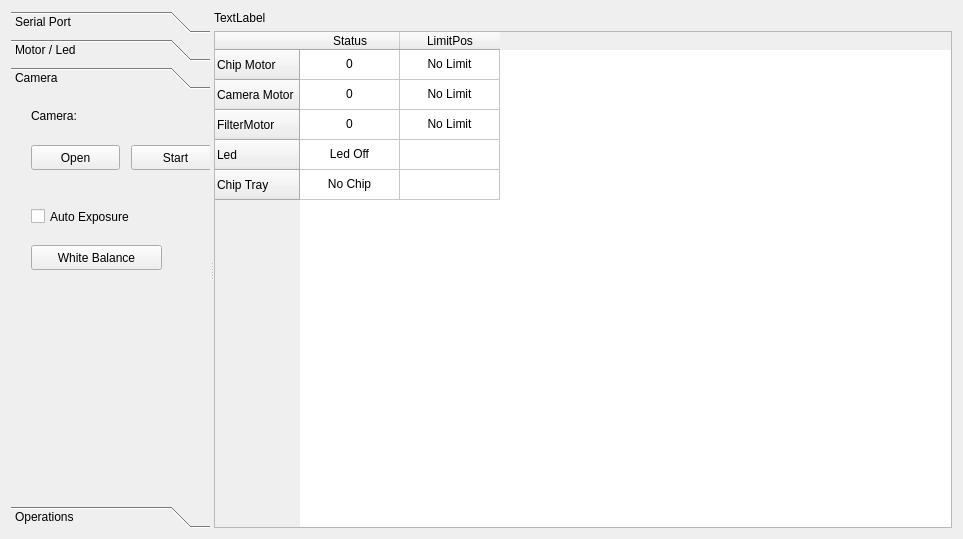
<?xml version="1.0" encoding="UTF-8"?>
<ui version="4.0">
 <class>QWdgtDebug</class>
 <widget class="QWidget" name="QWdgtDebug">
  <property name="geometry">
   <rect>
    <x>0</x>
    <y>0</y>
    <width>963</width>
    <height>539</height>
   </rect>
  </property>
  <property name="windowTitle">
   <string>Form</string>
  </property>
  <layout class="QGridLayout" name="gridLayout">
   <item row="0" column="0">
    <widget class="QSplitter" name="splitter">
     <property name="orientation">
      <enum>Qt::Horizontal</enum>
     </property>
     <widget class="QToolBox" name="toolBox">
      <property name="currentIndex">
       <number>2</number>
      </property>
      <widget class="QWidget" name="page_3">
       <property name="geometry">
        <rect>
         <x>0</x>
         <y>0</y>
         <width>409</width>
         <height>397</height>
        </rect>
       </property>
       <attribute name="label">
        <string>Serial Port</string>
       </attribute>
       <layout class="QGridLayout" name="gridLayout_2">
        <item row="0" column="0">
         <widget class="QLabel" name="label">
          <property name="text">
           <string>Port:</string>
          </property>
         </widget>
        </item>
        <item row="0" column="1">
         <widget class="QComboBox" name="comboPortName"/>
        </item>
        <item row="1" column="0">
         <widget class="QLabel" name="label_2">
          <property name="text">
           <string>Baudrate:</string>
          </property>
         </widget>
        </item>
        <item row="1" column="1">
         <widget class="QComboBox" name="comboBaudrate"/>
        </item>
        <item row="2" column="0">
         <widget class="QPushButton" name="btnRefreshPortInfo">
          <property name="text">
           <string>refresh</string>
          </property>
          <property name="checkable">
           <bool>false</bool>
          </property>
         </widget>
        </item>
        <item row="2" column="1">
         <widget class="QPushButton" name="btnSerialConnect">
          <property name="text">
           <string>connect</string>
          </property>
          <property name="checkable">
           <bool>true</bool>
          </property>
         </widget>
        </item>
       </layout>
      </widget>
      <widget class="QWidget" name="page">
       <property name="geometry">
        <rect>
         <x>0</x>
         <y>0</y>
         <width>409</width>
         <height>397</height>
        </rect>
       </property>
       <attribute name="label">
        <string>Motor / Led</string>
       </attribute>
       <layout class="QVBoxLayout" name="verticalLayout_2">
        <item>
         <widget class="QComboBox" name="comboMotoType">
          <item>
           <property name="text">
            <string>Chip Motor</string>
           </property>
          </item>
          <item>
           <property name="text">
            <string>Camera Motor</string>
           </property>
          </item>
          <item>
           <property name="text">
            <string>Filter Motor</string>
           </property>
          </item>
         </widget>
        </item>
        <item>
         <widget class="QPushButton" name="btnMotoRunForward">
          <property name="text">
           <string>moto run forward</string>
          </property>
         </widget>
        </item>
        <item>
         <widget class="QPushButton" name="btnMotoRunBackward">
          <property name="text">
           <string>moto run backward</string>
          </property>
         </widget>
        </item>
        <item>
         <widget class="QPushButton" name="btnMotoStop">
          <property name="text">
           <string>moto stop</string>
          </property>
         </widget>
        </item>
        <item>
         <widget class="QPushButton" name="btnMotoReset">
          <property name="text">
           <string>moto reset</string>
          </property>
         </widget>
        </item>
        <item>
         <layout class="QHBoxLayout" name="horizontalLayout">
          <item>
           <widget class="QPushButton" name="btnMotoSteps">
            <property name="text">
             <string>moto run steps</string>
            </property>
           </widget>
          </item>
          <item>
           <widget class="QSpinBox" name="editMotoRunSteps">
            <property name="minimum">
             <number>-100</number>
            </property>
            <property name="maximum">
             <number>2000</number>
            </property>
           </widget>
          </item>
         </layout>
        </item>
        <item>
         <layout class="QHBoxLayout" name="horizontalLayout_2">
          <item>
           <widget class="QPushButton" name="btnSetMotoSpeed">
            <property name="text">
             <string>set Speed</string>
            </property>
           </widget>
          </item>
          <item>
           <widget class="QSpinBox" name="editMotoSpeed">
            <property name="minimum">
             <number>0</number>
            </property>
            <property name="maximum">
             <number>100</number>
            </property>
           </widget>
          </item>
         </layout>
        </item>
        <item>
         <layout class="QGridLayout" name="gridLayout_3">
          <item row="0" column="0">
           <widget class="QRadioButton" name="radioLedRed">
            <property name="text">
             <string>Red</string>
            </property>
           </widget>
          </item>
          <item row="0" column="1">
           <widget class="QRadioButton" name="radioLedBlue">
            <property name="text">
             <string>Blue</string>
            </property>
           </widget>
          </item>
          <item row="1" column="0">
           <widget class="QRadioButton" name="radioLedWhite">
            <property name="text">
             <string>White</string>
            </property>
           </widget>
          </item>
          <item row="1" column="1">
           <widget class="QRadioButton" name="radioLedOff">
            <property name="text">
             <string>Off</string>
            </property>
           </widget>
          </item>
         </layout>
        </item>
       </layout>
      </widget>
      <widget class="QWidget" name="page_2">
       <property name="geometry">
        <rect>
         <x>0</x>
         <y>0</y>
         <width>409</width>
         <height>397</height>
        </rect>
       </property>
       <attribute name="label">
        <string>Camera</string>
       </attribute>
       <widget class="QPushButton" name="btnOpenCam">
        <property name="geometry">
         <rect>
          <x>20</x>
          <y>50</y>
          <width>89</width>
          <height>25</height>
         </rect>
        </property>
        <property name="text">
         <string>Open</string>
        </property>
        <property name="checkable">
         <bool>true</bool>
        </property>
       </widget>
       <widget class="QPushButton" name="btnStartCam">
        <property name="geometry">
         <rect>
          <x>120</x>
          <y>50</y>
          <width>89</width>
          <height>25</height>
         </rect>
        </property>
        <property name="text">
         <string>Start</string>
        </property>
        <property name="checkable">
         <bool>true</bool>
        </property>
       </widget>
       <widget class="QLabel" name="lblCamName">
        <property name="geometry">
         <rect>
          <x>20</x>
          <y>10</y>
          <width>191</width>
          <height>21</height>
         </rect>
        </property>
        <property name="text">
         <string>Camera:</string>
        </property>
       </widget>
       <widget class="QCheckBox" name="cBoxAutoExposure">
        <property name="geometry">
         <rect>
          <x>20</x>
          <y>110</y>
          <width>131</width>
          <height>23</height>
         </rect>
        </property>
        <property name="text">
         <string>Auto Exposure</string>
        </property>
       </widget>
       <widget class="QPushButton" name="btnWbOnce">
        <property name="geometry">
         <rect>
          <x>20</x>
          <y>150</y>
          <width>131</width>
          <height>25</height>
         </rect>
        </property>
        <property name="text">
         <string>White Balance</string>
        </property>
       </widget>
       <widget class="QPushButton" name="btnRefresh">
        <property name="geometry">
         <rect>
          <x>220</x>
          <y>50</y>
          <width>89</width>
          <height>25</height>
         </rect>
        </property>
        <property name="text">
         <string>Auto Refresh</string>
        </property>
        <property name="checkable">
         <bool>true</bool>
        </property>
       </widget>
      </widget>
      <widget class="QWidget" name="page_4">
       <property name="geometry">
        <rect>
         <x>0</x>
         <y>0</y>
         <width>409</width>
         <height>397</height>
        </rect>
       </property>
       <attribute name="label">
        <string>Operations</string>
       </attribute>
       <layout class="QVBoxLayout" name="verticalLayout_4">
        <item>
         <widget class="QPushButton" name="btnUpdateSysStatus">
          <property name="text">
           <string>Update Status</string>
          </property>
         </widget>
        </item>
        <item>
         <widget class="QPushButton" name="btnAutoFocus">
          <property name="text">
           <string>Auto Focus</string>
          </property>
          <property name="checkable">
           <bool>true</bool>
          </property>
         </widget>
        </item>
        <item>
         <widget class="QProgressBar" name="progressAutoFocus">
          <property name="value">
           <number>0</number>
          </property>
         </widget>
        </item>
       </layout>
      </widget>
     </widget>
     <widget class="QWidget" name="layoutWidget">
      <layout class="QVBoxLayout" name="verticalLayout">
       <item>
        <widget class="QLabel" name="lblImage">
         <property name="text">
          <string>TextLabel</string>
         </property>
        </widget>
       </item>
       <item>
        <widget class="QTableWidget" name="tblSysStatus">
         <row>
          <property name="text">
           <string>Chip Motor</string>
          </property>
         </row>
         <row>
          <property name="text">
           <string>Camera Motor</string>
          </property>
         </row>
         <row>
          <property name="text">
           <string>FilterMotor</string>
          </property>
         </row>
         <row>
          <property name="text">
           <string>Led</string>
          </property>
         </row>
         <row>
          <property name="text">
           <string>Chip Tray</string>
          </property>
         </row>
         <column>
          <property name="text">
           <string>Status</string>
          </property>
         </column>
         <column>
          <property name="text">
           <string>LimitPos</string>
          </property>
         </column>
         <item row="0" column="0">
          <property name="text">
           <string>0</string>
          </property>
          <property name="textAlignment">
           <set>AlignCenter</set>
          </property>
         </item>
         <item row="0" column="1">
          <property name="text">
           <string>No Limit</string>
          </property>
          <property name="textAlignment">
           <set>AlignCenter</set>
          </property>
         </item>
         <item row="1" column="0">
          <property name="text">
           <string>0</string>
          </property>
          <property name="textAlignment">
           <set>AlignCenter</set>
          </property>
         </item>
         <item row="1" column="1">
          <property name="text">
           <string>No Limit</string>
          </property>
          <property name="textAlignment">
           <set>AlignCenter</set>
          </property>
         </item>
         <item row="2" column="0">
          <property name="text">
           <string>0</string>
          </property>
          <property name="textAlignment">
           <set>AlignCenter</set>
          </property>
         </item>
         <item row="2" column="1">
          <property name="text">
           <string>No Limit</string>
          </property>
          <property name="textAlignment">
           <set>AlignCenter</set>
          </property>
         </item>
         <item row="3" column="0">
          <property name="text">
           <string>Led Off</string>
          </property>
          <property name="textAlignment">
           <set>AlignCenter</set>
          </property>
         </item>
         <item row="4" column="0">
          <property name="text">
           <string>No Chip</string>
          </property>
          <property name="textAlignment">
           <set>AlignCenter</set>
          </property>
         </item>
        </widget>
       </item>
      </layout>
     </widget>
    </widget>
   </item>
  </layout>
 </widget>
 <resources/>
 <connections/>
</ui>
